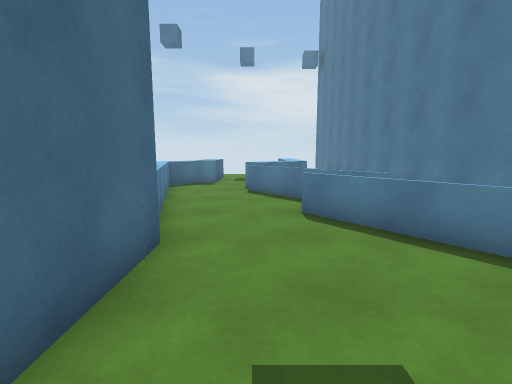
[1] (above)

16 first-person views from a walk through a 3-D level made in the Unity game engine. The camera is 1.4 m above the floor, tilts 8° down and sees 85° across. The floor is counted in squares, 1 m on a side. Each view is taken from the middle of a square. On the plan, view 1 faces up. The plan holds only what a view shows up to about 14 squares ahead; the rest is blank. The place goes on beyond the plan. The player is left out.

[2]
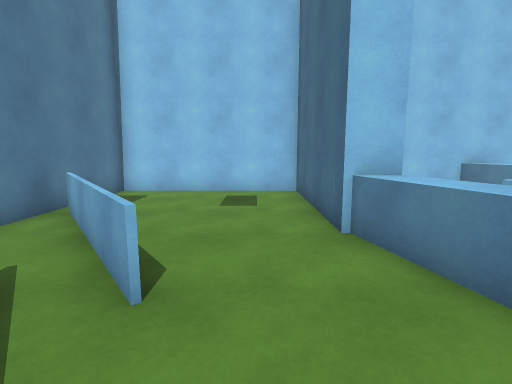

[3]
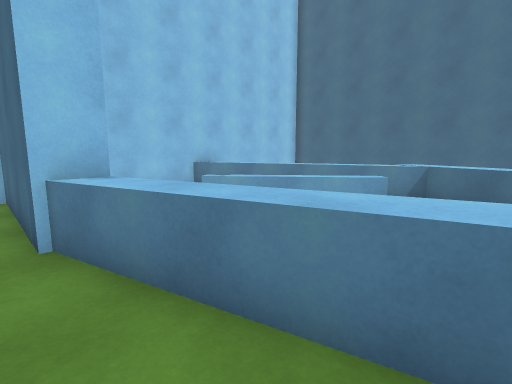

[4]
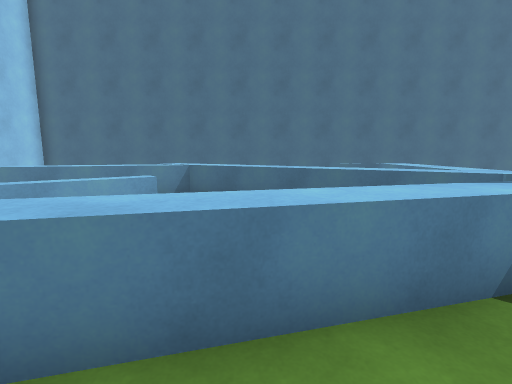

[5]
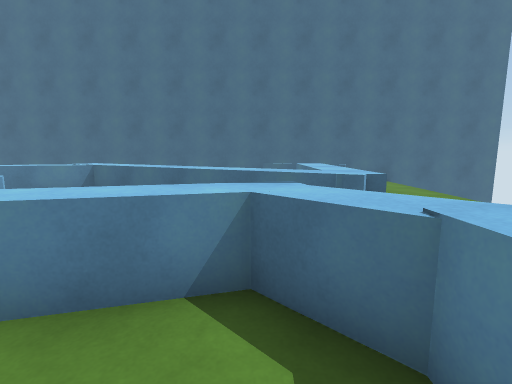

[6]
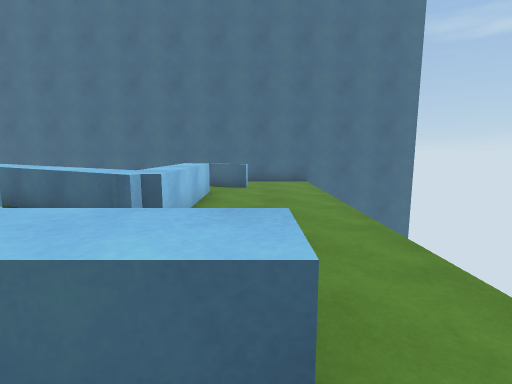

[7]
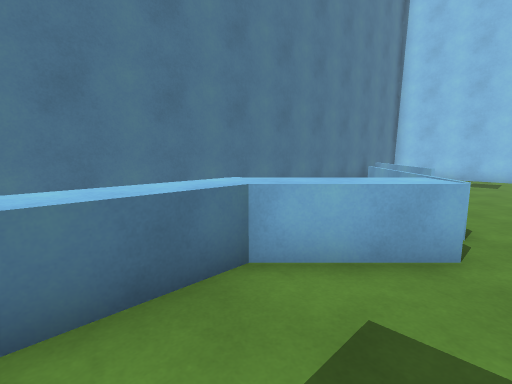

[8]
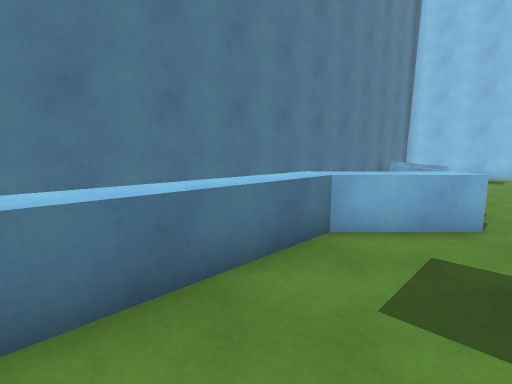

[9]
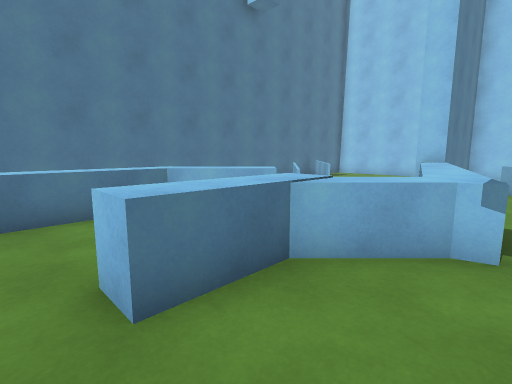

[10]
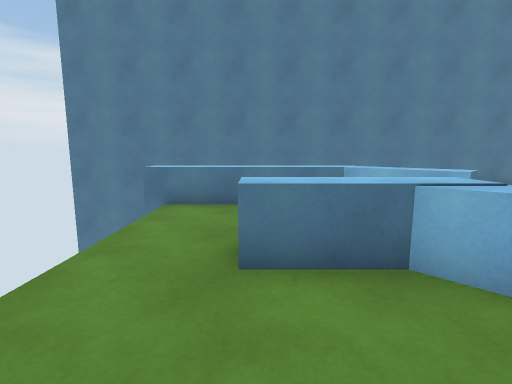

[11]
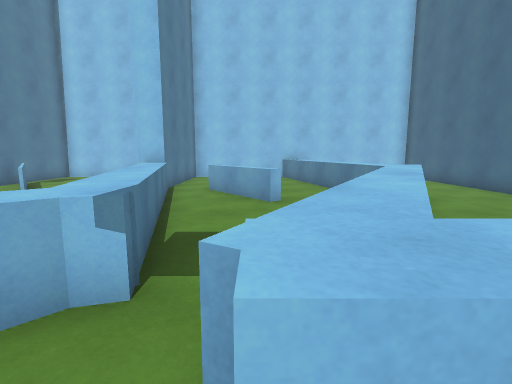

[12]
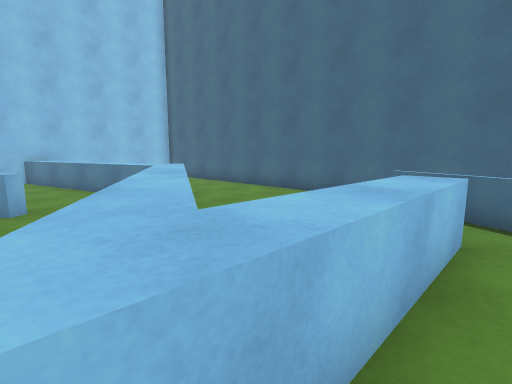

[13]
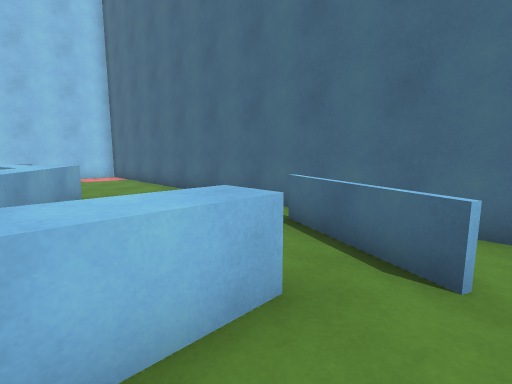

[14]
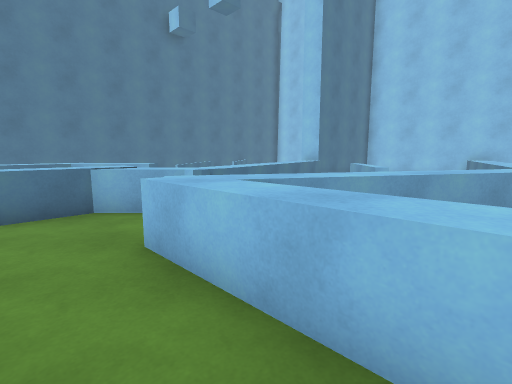

[15]
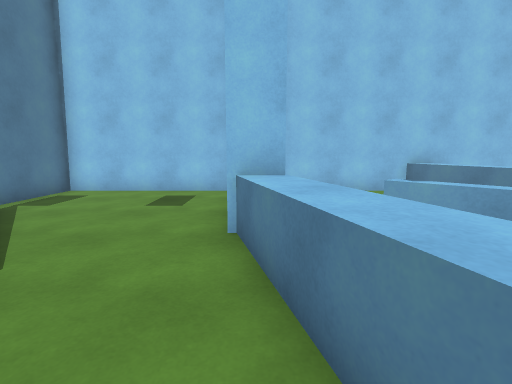

[16]
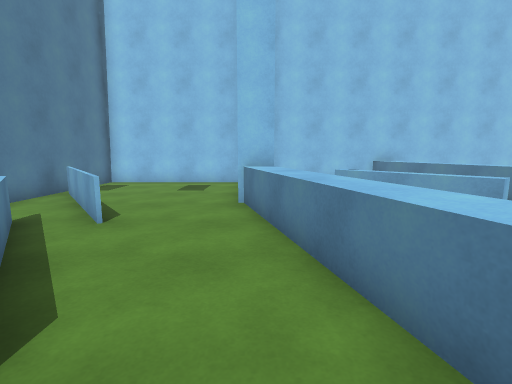

### Floor plan
Key: @ floor where view 1 was taken; # wall or solid block; x gap in a wall; . floor; = window, fence, low wall or low ledge; ^ raised ledge.
Columns run from 15 left of view 1 to 5 right of it. Each row starts with its distance up from view 1.
 19 #                ^  #
 18 #................^  #
 17 #................^  #
 16 #..=........^^...^  #
 15 # ==........^^...^  #
 14 # =#^^^^^^..^^...^  #
 13 #==.....^^.^^^..^^  #
 12 #=#    ^^ x^...^^   #
 11 #     .^. .^...=#   #
 10 #     ^^ ..^^..==   #
  9 #.....^  ..^^...=#  #
  8 #....^^ ....^...==# #
  7 #.. ^^  ==#.^....== #
  6 #.. ^^ .#==.^^..===.#
  5 #... ^^.. ^=^^...==.#
  4 #... ^^.. ===#....==#
  3 #... .^..    #.....=#
  2 #...  ^..   .#......#
  1 #     ^^.   .#......#
  0 #     ^^     #.@....#
 -1 #######^#############

Positions as (right, up) in squares from view 1, and headings:
1: (0, 0), facing up
2: (0, 9), facing down
3: (-1, 9), facing down-left
4: (-1, 9), facing left
5: (-1, 12), facing left
6: (-1, 16), facing left
7: (-1, 16), facing down-right
8: (-1, 18), facing down-right
9: (-5, 17), facing down-right
10: (-6, 16), facing right
11: (-6, 15), facing down
12: (-6, 15), facing down-left
13: (-9, 16), facing down-left
14: (-10, 16), facing down-right
15: (-2, 9), facing down
16: (-2, 12), facing down
